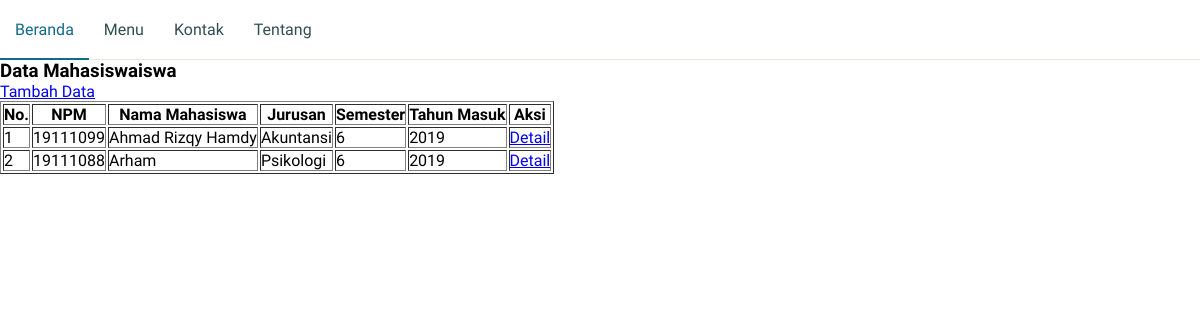
The app's page /dosen/tampil_siswa.php (signed in) with its own data.
### tables this page shows
CREATE TABLE `mahasiswa` (
  `idmaha` int(30) NOT NULL,
  `npm` varchar(30) NOT NULL,
  `namasis` varchar(50) NOT NULL,
  `jurusan` varchar(30) NOT NULL,
  `semester` int(3) NOT NULL,
  `thn_msk` varchar(4) NOT NULL,
  `password` varchar(225) NOT NULL,
  `kelas` varchar(10) NOT NULL,
  `iddosen` int(30) DEFAULT NULL,
  `level` varchar(30) NOT NULL
);

### dosen/tampil_siswa.php (the view, shortened to what this page needs)
<?php include "navbar.php";
include '../koneksi.php';
 ?>
<h3>Data Mahasiswaiswa</h3>
<a href="tambah_siswa.php">Tambah Data</a>
<table border="1">
	<tr>
		<th>No.</th>
		<th>NPM</th>
		<th>Nama Mahasiswa</th>
		<th>Jurusan</th>
		<th>Semester</th>
		<th>Tahun Masuk</th>
		<th>Aksi</th>
	</tr>
	<?php
	$admin = $_SESSION['idw'];
	$sql = mysqli_query($konek,"select * from mahasiswa where iddosen='$admin' ");
	$no=1;
	while($d=mysqli_fetch_array($sql)){
		echo "<tr>
			<td>$no</td>
			<td>$d[npm]</td>
			<td>$d[namasis]</td>
			<td>$d[jurusan]</td>
			<td>$d[semester]</td>
			<td>$d[thn_msk]</td>
			<td>
				<a href='transaksi.php?id=$d[idmaha]'>Detail</a>
			</td>
		</tr>";
		$no++;
	}
	?>
</table>

### dosen/navbar.php (style rules this page uses)
* { margin: 0; padding: 0; box-sizing: border-box; }
body { font-family: 'Zen Kaku Gothic New', sans-serif; font-size: 16px; }

### records on screen
mahasiswa: npm "19111099", namasis "Ahmad Rizqy Hamdy", jurusan "Akuntansi", semester "6", thn_msk "2019"
mahasiswa: npm "19111088", namasis "Arham", jurusan "Psikologi", semester "6", thn_msk "2019"
